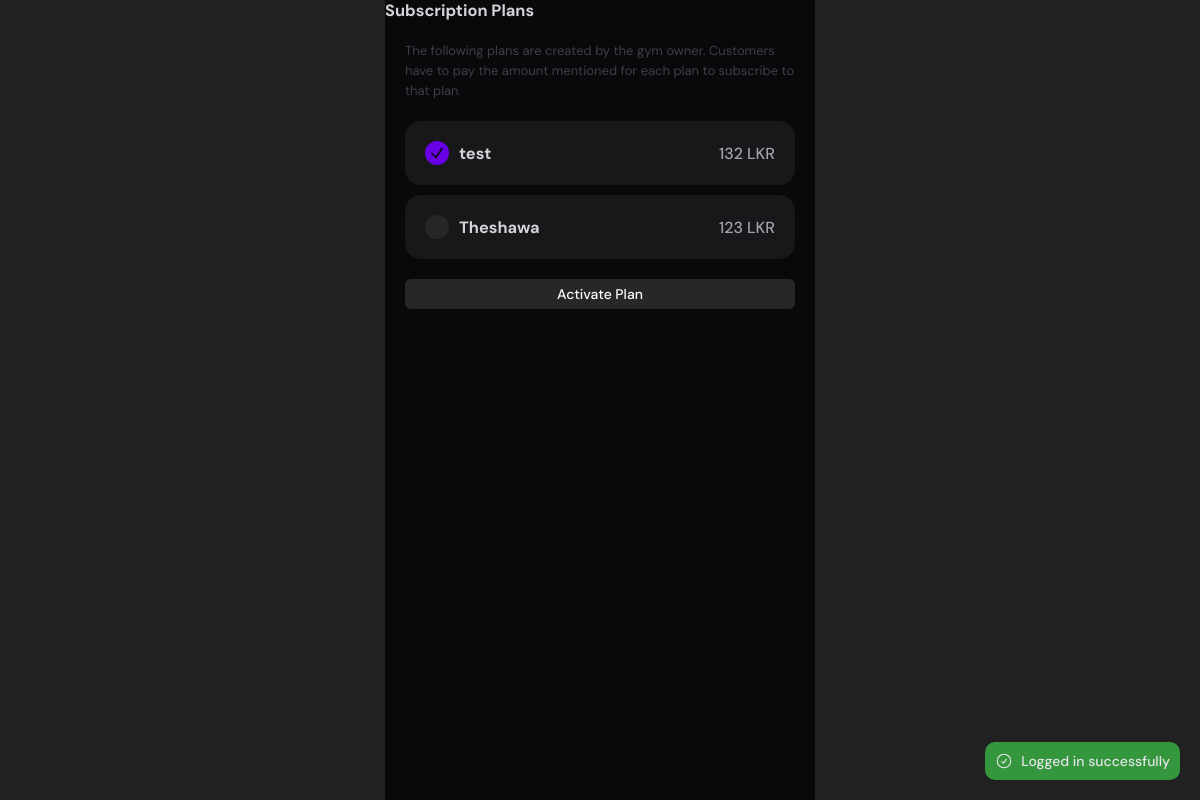
Page /rat/subscription-plans/index.php (signed in) on the committed database.
### tables this page shows
CREATE TABLE `membership_plans` (
  `id` int(11) NOT NULL,
  `name` varchar(100) NOT NULL,
  `description` varchar(500) NOT NULL,
  `price` int(11) NOT NULL,
  `duration` int(11) NOT NULL COMMENT 'In days',
  `is_locked` tinyint(1) NOT NULL DEFAULT 1,
  `created_at` timestamp NOT NULL DEFAULT current_timestamp(),
  `updated_at` timestamp NOT NULL DEFAULT current_timestamp()
);

### db/Database.php (called while the page is built, shortened)
<?php
class Database
{
    private static null|Database $instance = null;
    private $CONFIG = [
        "host" => "gymrat.cfmusmw4055v.eu-north-1.rds.amazonaws.com",
        "username" => "admin",
        "password" => "gymratisawesome",
        "dbname" => "gymrat",
    ];
    private function __construct()
    {
        try {
            $this->conn = new PDO(
                "mysql:host=" . $this->CONFIG['host'] . ";dbname=" . $this->CONFIG['dbname'],
                $this->CONFIG['username'],
                $this->CONFIG['password']
            );
        } catch (PDOException  $e) {
            die("database connection failed: " . $e->getMessage());
        }
    }
    public static function get_conn()
    {
        if (!self::$instance) {
            self::$instance = new Database();
        }
        return self::$instance->conn;
    }
}

### db/Model.php (called while the page is built, shortened)
<?php
require_once __DIR__ . "/Database.php";
abstract class Model
{
    public function __construct()
    {
        $this->conn = Database::get_conn();
    }
}

### db/models/MembershipPlan.php (called while the page is built, shortened)
<?php
require_once __DIR__ . "/../Model.php";
class MembershipPlan extends Model
{
    protected $table = "membership_plans";
    public function fill(array $data)
    {
        $this->name = $data['name'] ?? "";
    }
    public function get_all(): array
    {
        $sql = "SELECT * FROM $this->table";
        $stmt = $this->conn->prepare($sql);
        $stmt->execute();
        $items = $stmt->fetchAll();
        return array_map(function ($item) {
            $membershipPlan = new MembershipPlan();
            $membershipPlan->fill($item);
            return $membershipPlan;
        }, $items);
    }
}

### rat/subscription-plans/index.php (the view, shortened to what this page needs)
<?php
require_once "../includes/header.php";
require_once "../includes/titlebar.php";
require_once "../../db/models/MembershipPlan.php";
$planModel = new MembershipPlan;
try {
    $plans = $planModel->get_all();
} catch (PDOException $e) {
    redirect_with_error_alert("Failed to fetch plans due to error: " . $e->getMessage(), "./");
}
?>
<main>
    <p class="paragraph small">
        The following plans are created by the gym owner. Customers have to pay the amount mentioned for each plan to subscribe to that plan.
    </p>
    <form action="subscribe_process.php" method="post">
        <div class="plans">
            <?php foreach ($plans as $i => $plan): ?>
                <label class="plan">
                    <div class="tick">
                        <svg xmlns="http://www.w3.org/2000/svg" fill="none" viewBox="0 0 24 24" stroke-width="2.5" stroke="currentColor" width="16" height="16">
                            <path stroke-linecap="round" stroke-linejoin="round" d="m4.5 12.75 6 6 9-13.5" />
                        </svg>
                    </div>
                    <h3 class="title"><?= $plan->name ?></h3>
                    <span class="price"><?= number_format($plan->price) ?> LKR</span>
                </label>
            <?php endforeach; ?>
        </div>
        <button class="btn">Activate Plan</button>
    </form>
</main>
<?php require_once "../includes/footer.php" ?>

### rat/styles/globals.css (style rules this page uses)
* { margin: 0; padding: 0; box-sizing: border-box; font-family: "DM Sans", sans-serif; font-optical-sizing: auto; }
input, select, button, textarea { outline: none; font-size: inherit; }
:root { --color-violet-50: #f1e6ff; --color-violet-100: #e3ccff; --color-violet-200: #c799ff; --color-violet-300: #aa66ff; --color-violet-400: #8e33ff; --color-violet-500: #7200ff; --color-violet-600: #6700e6; --color-violet-700: #5b00cc; --color-violet-800: #5000b3; --color-violet-900: #440099; --color-violet-950: #2e0066; --color-zinc-50: #fafafa; --color-zinc-100: #f4f4f5; --color-zinc-200: #e4e4e7; --color-zinc-300: #d4d4d8; --color-zinc-400: #a1a1aa; --color-zinc-500: #71717a; --color-zinc-600: #52525b; --color-zinc-700: #3f3f46; --color-zinc-800: #27272a; --color-zinc-900: #18181b; --color-zinc-950: #09090b; --color-red: #d53a3a; --color-red-light: #f05050; --color-green: #34973e; --color-green-light: #42b34d; font-size: 14px; background-color: #212121; --body-width: 430px; }
body { max-width: var(--body-width); margin: 0 auto; min-height: 100vh; background-color: var(--color-zinc-950); color: var(--color-zinc-300); }
main { display: flex; flex-direction: column; }
main:not(.no-padding) { padding: 20px; }
button { border: none; cursor: pointer; }

### staff/styles/components.css (style rules this page uses)
.btn { background-color: var(--color-zinc-800); border: 1px solid var(--color-zinc-950); color: var(--color-zinc-50); border: none; border-radius: 6px; padding: 0 12px; height: 30px; cursor: pointer; transition: background-color 0.6s; font-weight: 500; user-select: none; display: flex; align-items: center; justify-content: center; }
.paragraph { font-size: 13px; color: var(--color-zinc-700); line-height: 20px; }

### rat/subscription-plans/subscription-plans.css (style rules this page uses)
form { display: flex; flex-direction: column; gap: 20px; margin-top: 20px; }
.plans { display: flex; flex-direction: column; gap: 10px; }
.plan { display: flex; padding: 20px; background-color: var(--color-zinc-900); border-radius: 16px; gap: 10px; cursor: pointer; align-items: center; }
.plan .title { flex: 1; }
.plan .price { font-size: 16px; font-weight: 500; color: var(--color-zinc-400); }
.plan .tick { background-color: var(--color-zinc-800); color: var(--color-zinc-800); transition: background-color 0.3s, color 0.3s; width: 24px; height: 24px; border-radius: 9999px; display: flex; align-items: center; justify-content: center; }
.plan input:checked + .tick { background-color: var(--color-violet-600); color: var(--color-zinc-950); }

### rows in the picture
membership_plans: name "test", price "132"
membership_plans: name "Theshawa", price "123"

### other values in the picture
$success_alert "Logged in successfully"
$title "Subscription Plans"
